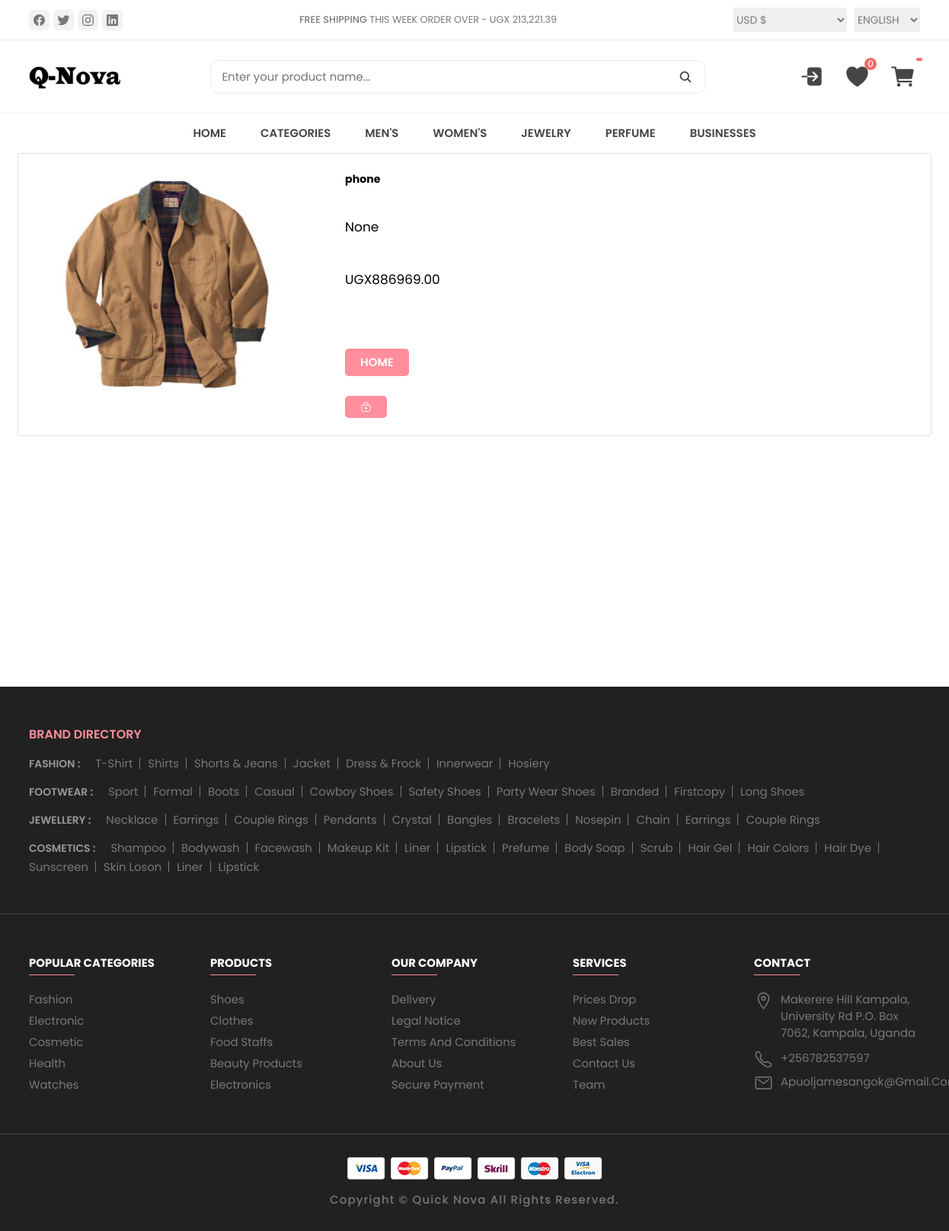
Screenshot of /product/15 with the database file from the repository.
### home/models.py (models this page shows, shortened)
class Product(models.Model):
    vendor = models.ForeignKey(Vendor, on_delete=models.CASCADE, null=True, blank=True)
    name=models.CharField(max_length=200)
    price=models.DecimalField(default=0,decimal_places=2, max_digits=16)
    Category=models.ForeignKey(Category, on_delete=models.CASCADE, default=1)
    description=models.TextField( max_length=500, default='', blank=True, null=True)
    image1=models.ImageField(upload_to='uploads/products/')
    image2=models.ImageField(upload_to='uploads/products/', blank=True, null=True)
    is_sale = models.BooleanField(default=False)
    sale_price = models.DecimalField(default=0,decimal_places=2, max_digits=16)
    digital=models.BooleanField(default=False, null=True, blank=False)

### home/views.py (the view)
# urls.py: path('product/<int:pk>', views.product, name='product'),
def product(request,pk):
      product = Product.objects.filter(id=pk).first()
      return render(request, 'product.html',{'product':product})

### templates/product.html
{% extends 'base.html'%}
{% block content%}
<div class="product" style="margin: 0 auto; max-width: 1200px;">
  <div style="max-width: 1400px; margin-bottom: 1rem; border: 1px solid rgba(0,0,0,.125); border-radius: .25rem; overflow: hidden;">
    <div style="display: flex; flex-wrap: nowrap;">
      <div style="flex: 0 0 auto; width: 33.333333%;">
        <img src="{{product.image1.url}}" style="width: 100%; height: auto; border-top-left-radius: calc(.25rem - 1px); border-bottom-left-radius: calc(.25rem - 1px);" alt="product Image">
      </div>
      <div style="flex: 1 1 auto; padding: .375rem .75rem;">
        <div style="padding: 1rem;">
            <center style="text-align: justify;">
                <h5 style="margin-top: 0; margin-bottom: .75rem;"><b>{{product.name}}</b></h5><br/>
                <p style="margin-top: 0; margin-bottom: 1rem;">{{product.description}}</p><br/>
                {%if product.is_sale%}
                  <div class="price-box">
                    <p class="price">UGX {{product.sale_price}}</p>
                  </div>
                {%else%}
                UGX{{ product.price}}
                <br/>
                {%endif%}
                <br/><br/><br/>
                <a href="{% url 'Home'%}" class="banner-btn">Home</a><br/>
                <button data-product={{product.id}} data-action="add" type="button" class="banner-btn update-cart" value="{{ product.id }}"><ion-icon name="bag-add-outline"></ion-icon></button>
            </center>
        </div>
      </div>
    </div>
  </div>
</div>
<br/><br/><br/><br/><br/><br/><br/><br/><br/><br/><br/><br/>
{% endblock%}

### static/assets/css/style-prefix.css (style rules this page uses)
:root { --spanish-gray: hsl(0, 0%, 60%); --sonic-silver: hsl(0, 0%, 47%); --eerie-black: hsl(0, 0%, 13%); --salmon-pink: hsl(353, 100%, 78%); --sandy-brown: hsl(29, 90%, 65%); --bittersweet: hsl(0, 100%, 70%); --ocean-green: hsl(152, 51%, 52%); --davys-gray: hsl(0, 0%, 33%); --cultured: hsl(0, 0%, 93%); --white: hsl(0, 100%, 100%); --onyx: hsl(0, 0%, 27%); --fs-1: 1.563rem; --fs-2: 1.375rem; --fs-3: 1.25rem; --fs-4: 1.125rem; --fs-5: 1rem; --fs-6: 0.938rem; --fs-7: 0.875rem; --fs-8: 0.813rem; --fs-9: 0.75rem; --fs-10: 0.688rem; --fs-11: 0.625rem; --weight-300: 300; --weight-400: 400; --weight-500: 500; --weight-600: 600; --weight-700: 700; --border-radius-md: 10px; --border-radius-sm: 5px; --transition-timing: 0.2s ease; }
*, *::before, *::after { margin: 0; padding: 0; -webkit-box-sizing: border-box; box-sizing: border-box; }
button { background: none; font: inherit; border: none; cursor: pointer; }
html { font-family: "Poppins", sans-serif; -ms-scroll-chaining: none; overscroll-behavior: contain; }
body { background: var(--white); }
.banner-btn { background: var(--salmon-pink); color: var(--white); width: -webkit-max-content; width: -moz-max-content; width: max-content; font-size: var(--fs-11); font-weight: var(--weight-600); text-transform: uppercase; padding: 4px 10px; -webkit-border-radius: var(--border-radius-sm); border-radius: var(--border-radius-sm); -webkit-transition: var(--transition-timing); -o-transition: var(--transition-timing); transition: var(--transition-timing); }
@media (min-width: 480px) { :root { --fs-1: 1.875rem; } }
@media (min-width: 480px) { .banner-btn { padding: 7px 20px; } }
@media (min-width: 768px) { :root { --fs-1: 2.375rem; } }
@media (min-width: 768px) { html { font-size: 17px; } }
@media (min-width: 768px) { .banner-btn { --fs-11: 0.75rem; } }
@media (min-width: 1024px) { :root { --fs-1: 2.625rem; --fs-2: 1.125rem; } }
@media (min-width: 1024px) { .banner-btn { --fs-11: 0.875rem; } }

### rows the page displays
Product: image1 (picture), name "phone", description "None", price "886969.00"
